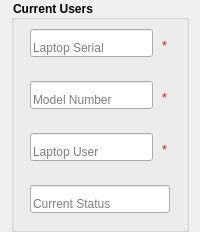
                           <widget class="QWidget" name="InuseInvWidget1" native="true">
                            <property name="font">
                             <font>
                              <weight>75</weight>
                              <bold>true</bold>
                             </font>
                            </property>
                            <layout class="QVBoxLayout" name="verticalLayout_56">
                             <property name="topMargin">
                              <number>0</number>
                             </property>
                             <property name="bottomMargin">
                              <number>0</number>
                             </property>
                             <item>
                              <widget class="QGroupBox" name="InuseInvGroupBox1">
                               <property name="font">
                                <font>
                                 <weight>75</weight>
                                 <bold>true</bold>
                                </font>
                               </property>
                               <property name="styleSheet">
                                <string notr="true">padding-top:10px;</string>
                               </property>
                               <property name="title">
                                <string>Current Users</string>
                               </property>
                               <layout class="QVBoxLayout" name="verticalLayout_55">
                                <item>
                                 <widget class="QWidget" name="widget_53" native="true">
                                  <layout class="QHBoxLayout" name="horizontalLayout_68">
                                   <item>
                                    <widget class="QLineEdit" name="txtInuseLaptopSerial">
                                     <property name="contextMenuPolicy">
                                      <enum>Qt::NoContextMenu</enum>
                                     </property>
                                     <property name="toolTip">
                                      <string>Laptop Model</string>
                                     </property>
                                     <property name="placeholderText">
                                      <string>Laptop Serial</string>
                                     </property>
                                     <property name="cursorMoveStyle">
                                      <enum>Qt::LogicalMoveStyle</enum>
                                     </property>
                                    </widget>
                                   </item>
                                   <item alignment="Qt::AlignTop">
                                    <widget class="QLabel" name="label_30">
                                     <property name="styleSheet">
                                      <string notr="true">color:red;</string>
                                     </property>
                                     <property name="text">
                                      <string>*</string>
                                     </property>
                                    </widget>
                                   </item>
                                  </layout>
                                 </widget>
                                </item>
                                <item>
                                 <widget class="QWidget" name="widget_54" native="true">
                                  <layout class="QHBoxLayout" name="horizontalLayout_69">
                                   <item>
                                    <widget class="QLineEdit" name="txtInuseLaptopModel">
                                     <property name="toolTip">
                                      <string>Laptop Serial</string>
                                     </property>
                                     <property name="inputMethodHints">
                                      <set>Qt::ImhNone</set>
                                     </property>
                                     <property name="placeholderText">
                                      <string>Model Number</string>
                                     </property>
                                    </widget>
                                   </item>
                                   <item alignment="Qt::AlignTop">
                                    <widget class="QLabel" name="label_31">
                                     <property name="styleSheet">
                                      <string notr="true">color:red;</string>
                                     </property>
                                     <property name="text">
                                      <string>*</string>
                                     </property>
                                    </widget>
                                   </item>
                                  </layout>
                                 </widget>
                                </item>
                                <item>
                                 <widget class="QWidget" name="widget_69" native="true">
                                  <layout class="QHBoxLayout" name="horizontalLayout_70">
                                   <item>
                                    <widget class="QLineEdit" name="txtInuseUser">
                                     <property name="toolTip">
                                      <string>Laptop User</string>
                                     </property>
                                     <property name="placeholderText">
                                      <string>Laptop User</string>
                                     </property>
                                    </widget>
                                   </item>
                                   <item alignment="Qt::AlignTop">
                                    <widget class="QLabel" name="label_32">
                                     <property name="styleSheet">
                                      <string notr="true">color:red;</string>
                                     </property>
                                     <property name="text">
                                      <string>*</string>
                                     </property>
                                    </widget>
                                   </item>
                                  </layout>
                                 </widget>
                                </item>
                                <item>
                                 <widget class="QWidget" name="widget_70" native="true">
                                  <layout class="QVBoxLayout" name="verticalLayout_39">
                                   <item>
                                    <widget class="QLineEdit" name="txtInuseLaptopStatus">
                                     <property name="toolTip">
                                      <string>Current Status</string>
                                     </property>
                                     <property name="placeholderText">
                                      <string>Current Status</string>
                                     </property>
                                    </widget>
                                   </item>
                                  </layout>
                                 </widget>
                                </item>
                               </layout>
                              </widget>
                             </item>
                            </layout>
                           </widget>
